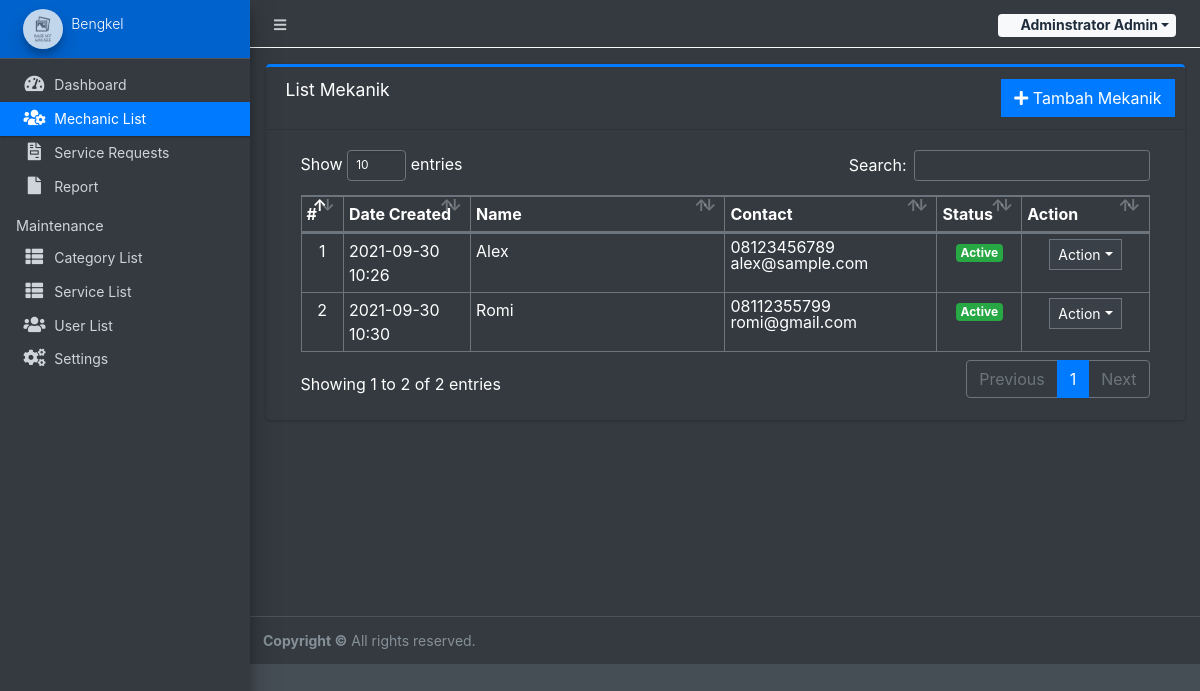
Page /admin/?page=mechanics (signed in) on the committed database.
### tables this page shows
CREATE TABLE `mechanics_list` (
  `id` int(30) NOT NULL,
  `name` text NOT NULL,
  `contact` varchar(50) NOT NULL,
  `email` varchar(150) NOT NULL,
  `status` tinyint(1) NOT NULL DEFAULT 1,
  `date_created` datetime NOT NULL DEFAULT current_timestamp()
);

### admin/mechanics/index.php (the view, shortened to what this page needs)
<div class="card card-outline card-primary">
	<div class="card-header">
		<h3 class="card-title">List Mekanik</h3>
		<div class="card-tools">
			<a href="?page=mechanics/manage_mechanic" class="btn btn-flat btn-primary"><span class="fas fa-plus"></span>  Tambah Mekanik</a>
		</div>
	</div>
	<div class="card-body">
		<div class="container-fluid">
        <div class="container-fluid">
			<table class="table table-bordered table-stripped">
				<colgroup>
					<col width="5%">
					<col width="15%">
					<col width="30%">
					<col width="25%">
					<col width="10%">
					<col width="15%">
				</colgroup>
				<thead>
					<tr>
						<th>#</th>
						<th>Date Created</th>
						<th>Name</th>
						<th>Contact</th>
						<th>Status</th>
						<th>Action</th>
					</tr>
				</thead>
				<tbody>
					<?php
					$i = 1;
						$qry = $conn->query("SELECT * from `mechanics_list` order by (`name`) asc ");
						while($row = $qry->fetch_assoc()):
							foreach($row as $k=> $v){
								$row[$k] = trim(stripslashes($v));
							}
					?>
						<tr>
							<td class="text-center"><?php echo $i++; ?></td>
							<td><?php echo date("Y-m-d H:i",strtotime($row['date_created'])) ?></td>
							<td><?php echo ucwords($row['name']) ?></td>
							<td>
								<p class="m-0 lh-1">
								<?php echo $row['contact'] ?> <br>
								<?php echo $row['email'] ?>
								</p>
							</td>
							<td class="text-center">
                                <?php if($row['status'] == 1): ?>
                                    <span class="badge badge-success">Active</span>
                                <?php else: ?>
                                    <span class="badge badge-danger">Inactive</span>
                                <?php endif; ?>
                            </td>
							<td align="center">
								 <button type="button" class="btn btn-flat btn-default btn-sm dropdown-toggle dropdown-icon" data-toggle="dropdown">
				                  		Action
				                  </button>
							</td>
						</tr>
					<?php endwhile; ?>
				</tbody>
			</table>
		</div>
		</div>
	</div>
</div>

### rows in the picture
mechanics_list: date_created "2021-09-30 10:26", name "Alex", contact "08123456789", email "alex@sample.com", status "Active"
mechanics_list: date_created "2021-09-30 10:30", name "Romi", contact "08112355799", email "romi@gmail.com", status "Active"

### other values in the picture
$_settings->userdata('firstname').' '.$_settings->userdata('lastname') "Adminstrator Admin"
$_settings->info('short_name') "Bengkel"
